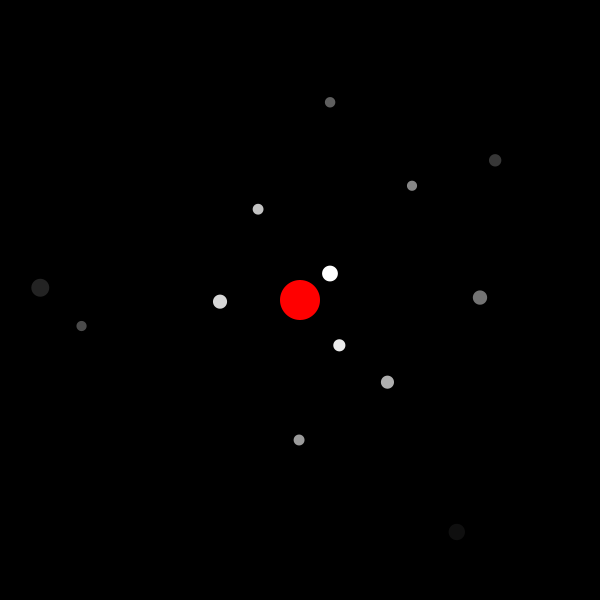
Frame 1 (no input)
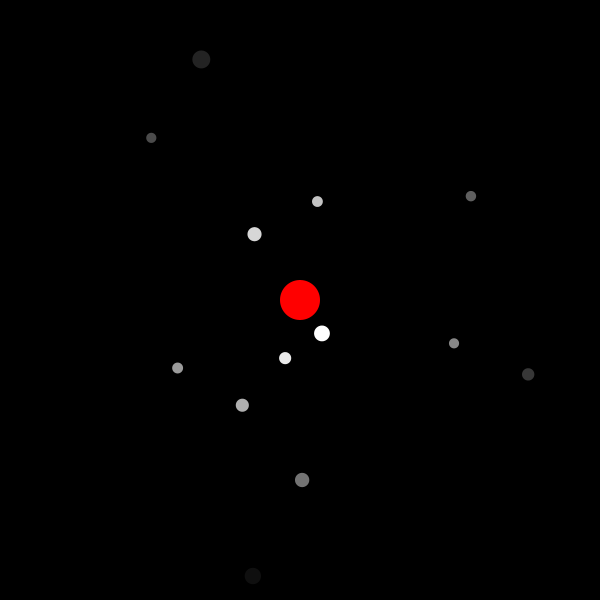
Frame 60 (the mouse pressed at the canvas centre just before this capture)
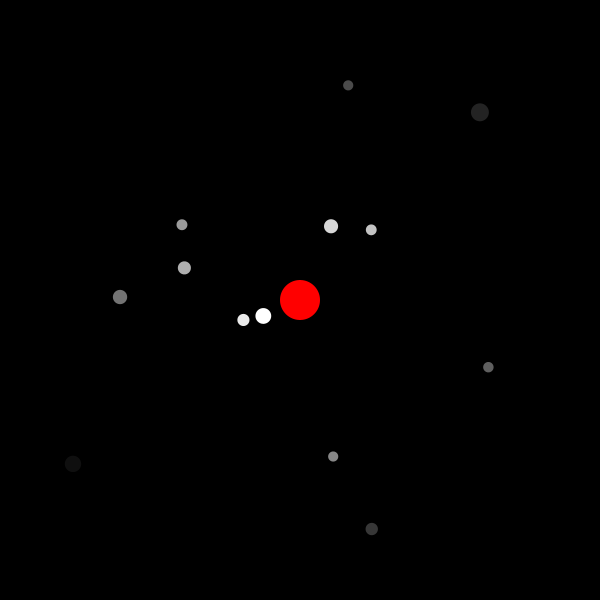
Frame 120 (the mouse held since frame 60 and released just before this capture)

The Processing sketch that drew these frames (run headless with seeded random() and noise(); from frame 60 on, the mouse is pressed at the canvas centre):

// Processing sketch: processing_142726
// ── processing_142726.pde

//create array with 15 planets
Planet[] planets = new Planet[15];

void setup() {
  size (600, 600);
  background(0);
  smooth();
  noStroke();

  //make loop up to length of planets array (start at i=2 so planets do not overlap with or orbit too close to the sun)
  //planet created every 20 units away from the center of the screen, random sizes, start at random angles, 
  //orbit at random frequencies, have colors that go from white to black as i increases
  for (int i=2; i<planets.length; i++) {
    planets[i] = new Planet(20*i, random(10, 19), random(0, 360), random(0.01, 0.03), 295-20*i);
  }
}

void draw() {

  background(0);
  //draw and update each planet
  for (int i=2; i<planets.length; i++) {
    planets[i].draw();
    planets[i].update();
  }

  //draw sun at center
  fill(255, 0, 0);
  ellipse(width/2, height/2, 40, 40);
}

//class describing planets
class Planet {
  float d; //distance of planet from sun
  float r; //planet size
  float a; //angle planet position makes with horizontal x axis
  float da; //rate of change in angle
  float C; //color

  // initialize planet
  Planet (float d0, float r0, float a0, float da0, float C0) {
    d=d0;
    r=r0;
    a=a0;
    da=da0;
    C=C0;
  }

  //draw ellipse with color determined by value of C, position depends on angle a, and with size r
  void draw() {
    fill(C);
    ellipse(width/2+d*cos(a), height/2+d*sin(a), r, r);
  }

  //update the angle with respect to horizontal x axis
  void update() {
    a+=da;
  }
}
